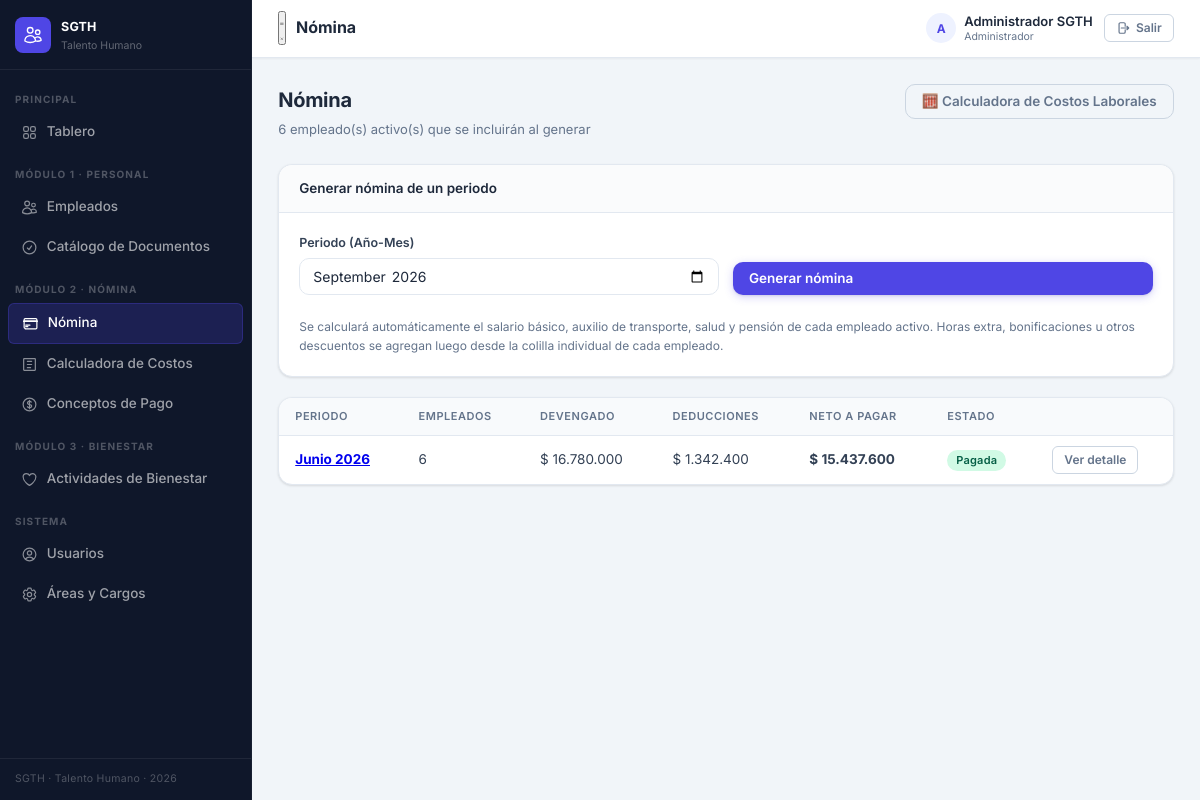
The page /public/nomina (signed in) on the database its author committed.
### tables this page shows
CREATE TABLE nominas (
  id                  INT AUTO_INCREMENT PRIMARY KEY,
  periodo             VARCHAR(7) NOT NULL UNIQUE COMMENT 'Formato YYYY-MM',
  fecha_generacion    TIMESTAMP DEFAULT CURRENT_TIMESTAMP,
  fecha_pago          DATE NULL,
  estado              ENUM('borrador','pagada','anulada') NOT NULL DEFAULT 'borrador',
  generado_por        INT NULL,
  total_devengado     DECIMAL(14,2) NOT NULL DEFAULT 0,
  total_deducciones   DECIMAL(14,2) NOT NULL DEFAULT 0,
  total_neto          DECIMAL(14,2) NOT NULL DEFAULT 0
);

### app/controllers/NominaController.php (called while the page is built, shortened)
<?php
class NominaController {
    public function index(): void {
        $nominas = DB::fetchAll("
            SELECT n.*, COUNT(nd.id) AS num_empleados
            FROM nominas n LEFT JOIN nomina_detalle nd ON nd.nomina_id = n.id
            GROUP BY n.id ORDER BY n.periodo DESC
        ");
        $empleadosActivos = (int)(DB::fetch("SELECT COUNT(*) t FROM empleados WHERE estado='activo'")['t'] ?? 0);
        View::render('nomina.index', [
            'titulo'           => 'Nómina',
            'nominas'          => $nominas,
            'empleadosActivos' => $empleadosActivos,
            'periodoSugerido'  => date('Y-m'),
        ]);
    }
}

### public/index.php (called while the page is built, shortened)
<?php
require_once ROOT . '/app/helpers/Session.php';
require_once ROOT . '/app/helpers/DB.php';
require_once ROOT . '/app/helpers/Auth.php';
require_once ROOT . '/app/helpers/Router.php';
require_once ROOT . '/app/helpers/View.php';
$url = $_GET['url'] ?? '';
$url = trim($url, '/');
(new Router())->dispatch($url);

### app/helpers/DB.php (called while the page is built, shortened)
<?php
class DB {
    private static ?PDO $pdo = null;
    public static function connect(): PDO {
        if (self::$pdo === null) {
            $dsn = sprintf('mysql:host=%s;dbname=%s;charset=%s', DB_HOST, DB_NAME, DB_CHARSET);
            self::$pdo = new PDO($dsn, DB_USER, DB_PASS, [
                PDO::ATTR_ERRMODE            => PDO::ERRMODE_EXCEPTION,
                PDO::ATTR_DEFAULT_FETCH_MODE => PDO::FETCH_ASSOC,
                PDO::ATTR_EMULATE_PREPARES   => false,
            ]);
        }
        return self::$pdo;
    }
    public static function query(string $sql, array $p = []): PDOStatement {
        $stmt = self::connect()->prepare($sql);
        $stmt->execute($p);
        return $stmt;
    }
    public static function fetch(string $sql, array $p = []): ?array {
        return self::query($sql, $p)->fetch() ?: null;
    }
    public static function fetchAll(string $sql, array $p = []): array {
        return self::query($sql, $p)->fetchAll();
    }
}

### app/helpers/Session.php (called while the page is built, shortened)
<?php
class Session {
    public static function get(string $k, mixed $d = null): mixed { return $_SESSION[$k] ?? $d; }
}

### app/helpers/Auth.php (called while the page is built, shortened)
<?php
class Auth {
    public static function rol(): int      { return (int)(Session::get('user')['rol_id'] ?? 0); }
    public static function puedeGestionar(): bool {
        return in_array(self::rol(), [ROL_ADMIN, ROL_GESTOR], true);
    }
}

### app/views/nomina/index.php (the view, shortened to what this page needs)
<div class="page-header">
  <div>
    <div class="page-title">Nómina</div>
    <div class="page-subtitle"><?= $empleadosActivos ?> empleado(s) activo(s) que se incluirán al generar</div>
  </div>
  <div class="page-actions">
    <a href="<?= APP_URL ?>/nomina/calculadora" class="btn btn-outline">🧮 Calculadora de Costos Laborales</a>
  </div>
</div>
<?php if (Auth::puedeGestionar()): ?>
<div class="card">
  <div class="card-header"><div class="card-title">Generar nómina de un periodo</div></div>
  <form method="POST" action="<?= APP_URL ?>/nomina/generar" class="form-row" onsubmit="return confirm('Se calculará la nómina automáticamente para todos los empleados activos. ¿Continuar?')">
    <label>Periodo (Año-Mes)
      <input type="month" name="periodo" value="<?= $periodoSugerido ?>" required>
    </label>
    <label style="align-self:end">
      <button type="submit" class="btn btn-primary" style="width:100%">Generar nómina</button>
    </label>
  </form>
  <p class="text-muted" style="margin-top:8px;font-size:12px">
    Se calculará automáticamente el salario básico, auxilio de transporte, salud y pensión de cada empleado activo.
    Horas extra, bonificaciones u otros descuentos se agregan luego desde la colilla individual de cada empleado.
  </p>
</div>
<?php endif; ?>
<div class="card">
  <table>
    <thead><tr><th>Periodo</th><th>Empleados</th><th>Devengado</th><th>Deducciones</th><th>Neto a pagar</th><th>Estado</th><th></th></tr></thead>
    <tbody>
      <?php foreach ($nominas as $n): ?>
      <tr>
        <td><a href="<?= APP_URL ?>/nomina/<?= $n['id'] ?>"><strong><?= View::periodoLabel($n['periodo']) ?></strong></a></td>
        <td><?= (int)$n['num_empleados'] ?></td>
        <td><?= View::money($n['total_devengado']) ?></td>
        <td><?= View::money($n['total_deducciones']) ?></td>
        <td><strong><?= View::money($n['total_neto']) ?></strong></td>
        <td><span class="badge <?= View::estadoNominaBadge($n['estado']) ?>"><?= View::estadoNominaLabel($n['estado']) ?></span></td>
        <td><a href="<?= APP_URL ?>/nomina/<?= $n['id'] ?>" class="btn btn-outline btn-sm">Ver detalle</a></td>
      </tr>
      <?php endforeach; ?>
    </tbody>
  </table>
</div>

### app/helpers/Router.php (shortened to what this page needs)
<?php
class Router {
    private array $routes = [];
    public function dispatch(string $url): void {
        $url = trim($url, '/');
        foreach ($this->routes as $pattern => [$ctrl, $met]) {
            if (preg_match($pattern, $url, $m)) {
                array_shift($m);
                $this->run($ctrl, $met, array_values($m));
                return;
            }
        }
    }
    private function run(string $ctrl, string $met, array $params): void {
        $obj = new $ctrl();
        call_user_func_array([$obj, $met], $params);
    }
}

### public/assets/css/app.css (style rules this page uses)
*,*::before,*::after { box-sizing: border-box; margin: 0; padding: 0 }
:root { --primary: #1e3a5f; --primary-h: #162d4a; --blue: #4f46e5; --blue-h: #4338ca; --blue-bg: #eef2ff; --accent: #f59e0b; --success: #059669; --success-bg: #d1fae5; --success-txt: #065f46; --warning: #d97706; --warning-bg: #fef3c7; --warning-txt: #92400e; --danger: #dc2626; --danger-bg: #fee2e2; --danger-txt: #991b1b; --info: #0284c7; --info-bg: #e0f2fe; --bg: #f1f5f9; --surface: #ffffff; --surface2: #f8fafc; --border: #e2e8f0; --border-h: #cbd5e1; --txt: #1e293b; --txt2: #334155; --muted: #64748b; --faint: #94a3b8; --sidebar-w: 252px; --topbar-h: 57px; --r-sm: 6px; --r: 10px; --r-lg: 14px; --r-xl: 18px; --sh-xs: 0 1px 2px rgba(0,0,0,.05); --sh-sm: 0 1px 3px rgba(0,0,0,.08), 0 1px 2px rgba(0,0,0,.04); --sh: 0 4px 6px -1px rgba(0,0,0,.08), 0 2px 4px -2px rgba(0,0,0,.06); --font: 'Inter', 'Segoe UI', system-ui, -apple-system, sans-serif; --tr: .18s ease; }
html { font-size: 15px; }
body { font-family: var(--font); background: var(--bg); color: var(--txt); line-height: 1.6; -webkit-font-smoothing: antialiased; overflow-x: hidden; scroll-behavior: smooth; }
button, a, [role="button"] { -webkit-tap-highlight-color: transparent; }
.page-header { display: flex; align-items: flex-start; justify-content: space-between; margin-bottom: 24px; flex-wrap: wrap; gap: 12px; }
.page-title { font-size: 20px; font-weight: 700; color: var(--txt); letter-spacing: -.3px; }
.page-subtitle { font-size: 13px; color: var(--muted); margin-top: 3px; }
.page-actions { display: flex; gap: 8px; flex-wrap: wrap; align-items: center; }
.card { background: var(--surface); border: 1px solid var(--border); border-radius: var(--r-lg); padding: 20px; box-shadow: var(--sh-sm); margin-bottom: 20px; overflow: hidden; overflow: clip; }
.card-header { display: flex; align-items: center; justify-content: space-between; margin: -20px -20px 20px; padding: 13px 20px; border-bottom: 1px solid var(--border); background: #fafbfc; border-radius: calc(var(--r-lg) - 1px) calc(var(--r-lg) - 1px) 0 0; }
.card-title { font-size: 13.5px; font-weight: 600; color: var(--txt); }
.card > table { margin: -20px -20px -20px; width: calc(100% + 40px); }
.form-row { display: grid; grid-template-columns: repeat(auto-fit, minmax(200px, 1fr)); gap: 14px; margin-bottom: 4px; }
label { display: block; font-size: 12.5px; font-weight: 600; color: var(--txt2); margin-bottom: 14px; }
label input, label select, label textarea { display: block; width: 100%; margin-top: 5px; padding: 8px 12px; border: 1.5px solid var(--border); border-radius: var(--r); font-family: var(--font); font-size: 14px; color: var(--txt); background: #fff; outline: none; transition: border-color var(--tr), box-shadow var(--tr); }
label input::placeholder { color: var(--faint); }
.btn { display: inline-flex; align-items: center; gap: 6px; padding: 8px 16px; border-radius: var(--r); font-family: var(--font); font-size: 13.5px; font-weight: 600; cursor: pointer; border: none; text-decoration: none; transition: background var(--tr), box-shadow var(--tr), transform var(--tr); white-space: nowrap; line-height: 1.3; }
.btn-primary { background: var(--blue); color: #fff; box-shadow: 0 1px 2px rgba(0,0,0,.08), 0 2px 8px rgba(79,70,229,.25); }
.btn-outline { background: transparent; border: 1.5px solid var(--border-h); color: var(--muted); box-shadow: none; }
.btn-sm { padding: 5px 11px; font-size: 12px; border-radius: var(--r-sm); }
table { width: 100%; border-collapse: collapse; font-size: 13.5px; }
th { background: #f8fafc; font-weight: 600; font-size: 11px; text-transform: uppercase; letter-spacing: .05em; color: var(--muted); padding: 10px 16px; border-bottom: 1px solid var(--border); text-align: left; }
td { padding: 10px 16px; border-bottom: 1px solid var(--border); color: var(--txt2); vertical-align: middle; }
tbody tr:last-child td { border-bottom: none; }
.badge { display: inline-flex; align-items: center; padding: 2px 9px; border-radius: 20px; font-size: 11px; font-weight: 600; letter-spacing: .02em; }
.badge-aprobado { background: #d1fae5; color: #065f46; }
.text-muted { color: var(--muted) !important; font-size: 13px; }

### public/assets/css/responsive.css (style rules this page uses)
:root { --bp-xs: 480px; --bp-sm: 640px; --bp-md: 768px; --bp-lg: 1024px; --bp-xl: 1280px; }

### rows shown on the page
nominas: periodo "Junio 2026", num_empleados "6", total_devengado "$ 16.780.000", total_deducciones "$ 1.342.400", total_neto "$ 15.437.600", estado "Pagada"

### other values the page prints
$empleadosActivos "6"
